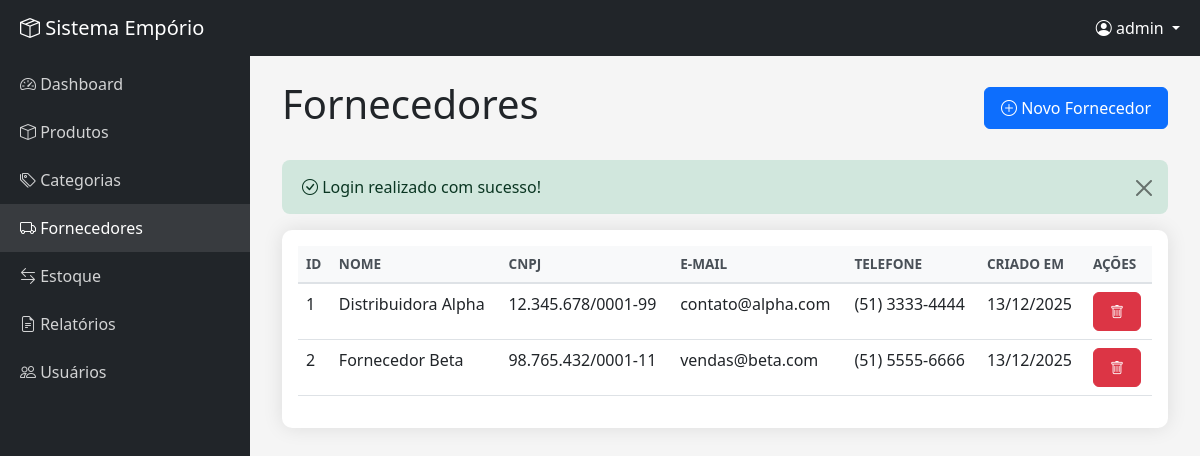
Screenshot of /suppliers (signed in) with the database file from the repository.
### tables this page shows
CREATE TABLE suppliers (
    id INT PRIMARY KEY AUTO_INCREMENT,
    name VARCHAR(200) NOT NULL,
    cnpj VARCHAR(18) UNIQUE,
    email VARCHAR(100),
    phone VARCHAR(20),
    address TEXT,
    created_at TIMESTAMP DEFAULT CURRENT_TIMESTAMP,
    INDEX idx_cnpj (cnpj)
);

### src/Core/View.php (called while the page is built, shortened)
<?php
class View
{
    public static function render(string $view, array $data = []): void
    {
        extract($data);
        $viewPath = __DIR__ . "/../Views/{$view}.php";
        require $viewPath;
    }
}

### src/Core/Controller.php (called while the page is built, shortened)
<?php
abstract class Controller
{
    protected function view(string $view, array $data = []): void
    {
        View::render($view, $data);
    }
}

### src/Controllers/SupplierController.php (called while the page is built, shortened)
<?php
class SupplierController extends Controller
{
    public function index(): void
    {
        $suppliers = Supplier::all();
        $this->view('suppliers/index', ['suppliers' => $suppliers]);
    }
}

### public/index.php (called while the page is built, shortened)
<?php
$router = new Router();
$router->get('/', 'HomeController', 'index');
$router->get('/login', 'AuthController', 'showLogin');
$router->post('/login', 'AuthController', 'login');
$router->get('/register', 'AuthController', 'showRegister');
$router->post('/register', 'AuthController', 'register');
$router->get('/logout', 'AuthController', 'logout');
$router->get('/dashboard', 'HomeController', 'dashboard');
$router->get('/products', 'ProductController', 'index');
$router->get('/products/create', 'ProductController', 'create');
$router->post('/products', 'ProductController', 'store');
$router->get('/products/{id}', 'ProductController', 'show');
$router->get('/products/{id}/edit', 'ProductController', 'edit');
$router->post('/products/{id}/update', 'ProductController', 'update');
$router->post('/products/{id}/delete', 'ProductController', 'delete');
$router->get('/categories', 'CategoryController', 'index');
$router->get('/categories/create', 'CategoryController', 'create');
$router->post('/categories', 'CategoryController', 'store');
$router->post('/categories/{id}/delete', 'CategoryController', 'delete');
$router->get('/suppliers', 'SupplierController', 'index');
$router->get('/suppliers/create', 'SupplierController', 'create');
$router->post('/suppliers', 'SupplierController', 'store');
$router->post('/suppliers/{id}/delete', 'SupplierController', 'delete');
$router->get('/stock', 'StockController', 'index');
$router->get('/stock/movement', 'StockController', 'showMovement');
$router->post('/stock/movement', 'StockController', 'storeMovement');
$router->get('/reports', 'ReportController', 'index');
$router->get('/reports/pdf', 'ReportController', 'exportPdf');
$router->get('/users', 'UserController', 'index');
$router->dispatch();

### src/Core/Session.php (called while the page is built, shortened)
<?php
class Session
{
    public static function get(string $key, mixed $default = null): mixed
    {
        return $_SESSION[$key] ?? $default;
    }
    public static function flash(string $key, mixed $value = null): mixed
    {
        $value = self::get("_flash_{$key}");
        return $value;
    }
}

### src/Core/Model.php (called while the page is built, shortened)
<?php
abstract class Model
{
    protected static string $table;
    public static function all(): array
    {
        $sql = "SELECT * FROM " . static::$table;
        return Database::query($sql)->fetchAll();
    }
}

### config/database.php (called while the page is built)
<?php
return [
    'host' => $_ENV['DB_HOST'] ?? 'localhost',
    'port' => $_ENV['DB_PORT'] ?? '3306',
    'database' => $_ENV['DB_NAME'] ?? 'emporio',
    'username' => $_ENV['DB_USER'] ?? 'root',
    'password' => $_ENV['DB_PASS'] ?? '',
    'charset' => 'utf8mb4',
    'options' => [
        PDO::ATTR_ERRMODE => PDO::ERRMODE_EXCEPTION,
        PDO::ATTR_DEFAULT_FETCH_MODE => PDO::FETCH_ASSOC,
        PDO::ATTR_EMULATE_PREPARES => false,
    ]
];

### src/Core/Database.php (called while the page is built, shortened)
<?php
class Database
{
    private static ?PDO $instance = null;
    public static function getInstance(): PDO
    {
        if (self::$instance === null) {
            $config = require __DIR__ . '/../../config/database.php';
            try {
                $dsn = "mysql:host={$config['host']};port={$config['port']};dbname={$config['database']};charset={$config['charset']}";
                self::$instance = new PDO($dsn, $config['username'], $config['password'], $config['options']);
            } catch (PDOException $e) {
                error_log("Erro de conexão com o banco de dados: " . $e->getMessage());
                die("Erro ao conectar com o banco de dados. Por favor, tente novamente mais tarde.");
            }
        }
        return self::$instance;
    }
    public static function query(string $sql, array $params = []): \PDOStatement
    {
        $stmt = self::getInstance()->prepare($sql);
        $stmt->execute($params);
        return $stmt;
    }
}

### src/Views/suppliers/index.php (the view, shortened to what this page needs)
<?php require __DIR__ . '/../layouts/header.php'; ?>
<?php require __DIR__ . '/../layouts/sidebar.php'; ?>
<div class="main-content">
    <div class="container-fluid">
        <div class="d-flex justify-content-between align-items-center mb-4">
            <h1>Fornecedores</h1>
            <a href="/suppliers/create" class="btn btn-primary">
                <i class="bi bi-plus-circle"></i> Novo Fornecedor
            </a>
        </div>
        <?php
        if ($success = Session::flash('success')):
        ?>
        <div class="alert alert-success alert-dismissible fade show">
            <i class="bi bi-check-circle"></i> <?= htmlspecialchars($success) ?>
            <button type="button" class="btn-close" data-bs-dismiss="alert"></button>
        </div>
        <?php endif; ?>
        <div class="card">
            <div class="card-body">
                <div class="table-responsive">
                    <table class="table table-hover">
                        <thead>
                            <tr>
                                <th>ID</th>
                                <th>Nome</th>
                                <th>CNPJ</th>
                                <th>E-mail</th>
                                <th>Telefone</th>
                                <th>Criado em</th>
                                <th>Ações</th>
                            </tr>
                        </thead>
                        <tbody>
                            <?php if (empty($suppliers)): ?>
                            <tr>
                                <td colspan="7" class="text-center text-muted">Nenhum fornecedor encontrado.</td>
                            </tr>
                            <?php else: ?>
                                <?php foreach ($suppliers as $supplier): ?>
                                <tr>
                                    <td><?= $supplier['id'] ?></td>
                                    <td><?= htmlspecialchars($supplier['name']) ?></td>
                                    <td><?= htmlspecialchars($supplier['cnpj'] ?? '-') ?></td>
                                    <td><?= htmlspecialchars($supplier['email'] ?? '-') ?></td>
                                    <td><?= htmlspecialchars($supplier['phone'] ?? '-') ?></td>
                                    <td><?= date('d/m/Y', strtotime($supplier['created_at'])) ?></td>
                                    <td>
                                        <form method="POST" action="/suppliers/<?= $supplier['id'] ?>/delete" class="d-inline">
                                            <button type="submit" class="btn btn-danger btn-sm btn-delete" title="Excluir">
                                                <i class="bi bi-trash"></i>
                                            </button>
                                        </form>
                                    </td>
                                </tr>
                                <?php endforeach; ?>
                            <?php endif; ?>
                        </tbody>
                    </table>
                </div>
            </div>
        </div>
    </div>
</div>
<?php require __DIR__ . '/../layouts/footer.php'; ?>

### src/Core/Router.php (shortened to what this page needs)
<?php
class Router
{
    private array $routes = [];
    public function add(string $method, string $path, string $controller, string $action): void
    {
        $this->routes[] = [
            'method' => strtoupper($method),
            'path' => $path,
            'controller' => $controller,
            'action' => $action
        ];
    }
    public function dispatch(): void
    {
        $method = $_SERVER['REQUEST_METHOD'];
        $path = parse_url($_SERVER['REQUEST_URI'], PHP_URL_PATH);
        $path = preg_replace('#^/public#', '', $path);
        foreach ($this->routes as $route) {
            $pattern = '#^' . preg_replace('#\{([a-z]+)\}#', '([0-9]+)', $route['path']) . '$#';
            if ($route['method'] === $method && preg_match($pattern, $path, $matches)) {
                array_shift($matches);
                $controller = new $controllerClass();
                call_user_func_array([$controller, $route['action']], $matches);
                return;
            }
        }
    }
}

### public/css/style.css (style rules this page uses)
:root { --primary-color: #0d6efd; --secondary-color: #6c757d; --success-color: #198754; --danger-color: #dc3545; --warning-color: #ffc107; --info-color: #0dcaf0; --dark-color: #212529; --light-color: #f8f9fa; }
* { margin: 0; padding: 0; box-sizing: border-box; }
body { font-family: 'Segoe UI', Tahoma, Geneva, Verdana, sans-serif; background-color: #f5f5f5; }
.main-content { margin-left: 250px; padding: 80px 20px 20px; min-height: 100vh; }
.card { border: none; border-radius: 10px; box-shadow: 0 0 20px rgba(0, 0, 0, 0.1); margin-bottom: 20px; }
.table { background-color: white; }
.table thead th { background-color: #f8f9fa; border-bottom: 2px solid #dee2e6; font-weight: 600; text-transform: uppercase; font-size: 0.85rem; color: #495057; }
.btn { border-radius: 6px; padding: 8px 16px; font-weight: 500; transition: all 0.3s; }
.alert { border-radius: 8px; border: none; padding: 15px 20px; }

### rows the page displays
suppliers: id "1", name "Distribuidora Alpha", cnpj "12.345.678/0001-99", email "contato@alpha.com", phone "(51) 3333-4444", created_at "13/12/2025"
suppliers: id "2", name "Fornecedor Beta", cnpj "98.765.432/0001-11", email "vendas@beta.com", phone "(51) 5555-6666", created_at "13/12/2025"
